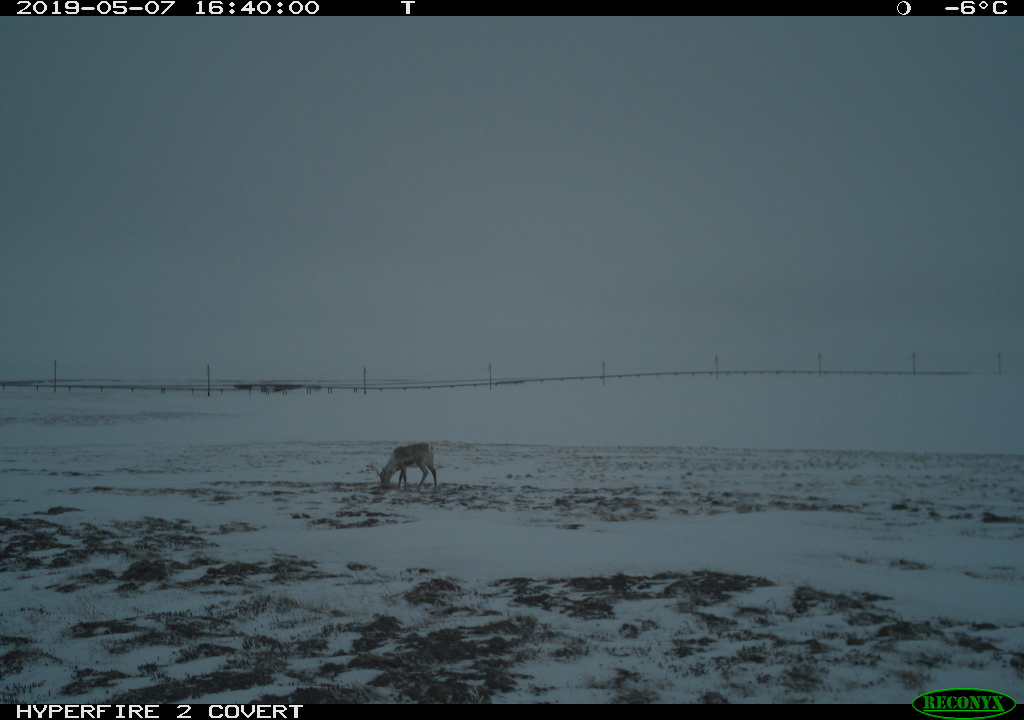
#> input picture img_DS/prudhoe15_DS/raw/2019/100RECNX/RCNX0541.JPG, 2048 x 1440 px (shown at 1/2 size); its folder holds only this picture in this run
$ python move.py
#> lines starting #> are read from the running program, lines starting #| are printed output that depends on the picture
from shutil import copy2
from PIL import Image
from pathlib import Path
import os

dst = '/home/richardso21/scratch/20-21_BGSUB/prudhoe15_DS_dst_half'

os.makedirs(dst, exist_ok=True)
os.makedirs(os.path.join(dst, 'label'), exist_ok=True)
os.makedirs(os.path.join(dst, 'raw'), exist_ok=True)

fns = Path().rglob('*.*G')
for i in fns:

    img = Image.open(i)
#> img is the input picture: PIL image 2048x1440 RGB; mean R, G, B 72.7, 89.3, 95.9
    img = img.resize((img.width // 2, img.height // 2))
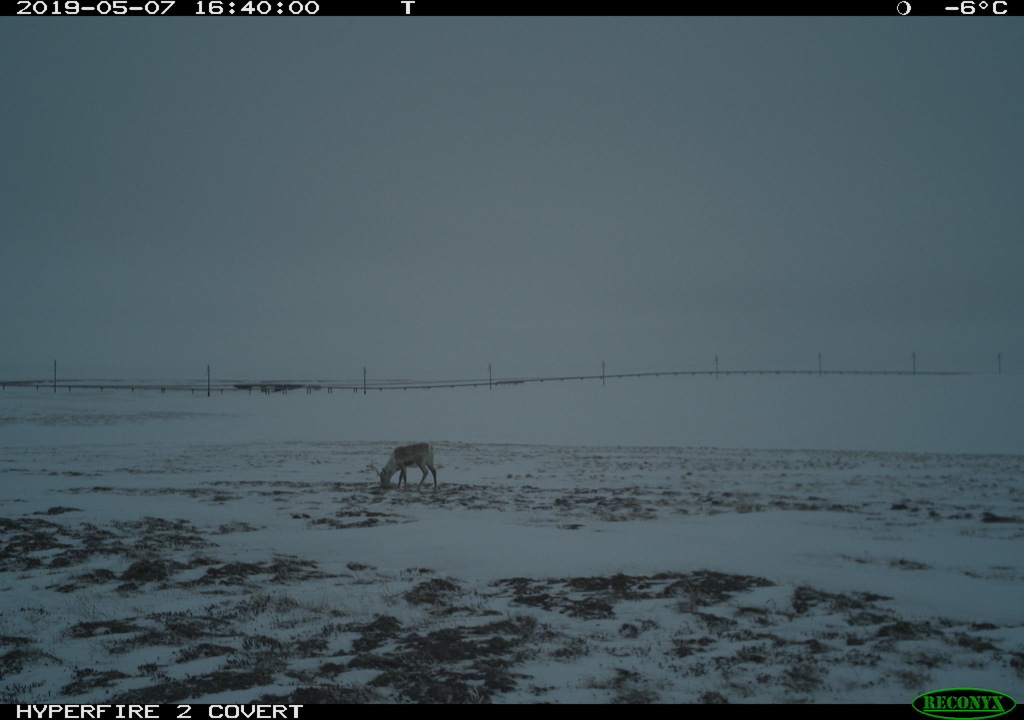
#> img: PIL image 1024x720 RGB; mean R, G, B 72.7, 89.3, 95.9

    new_fn = str(i).replace('/','_')
    typ = 'label' if (new_fn[-3:] == 'PNG') else 'raw'

    img.save(os.path.join(dst, typ, new_fn))
    # copy2(i, os.path.join(dst, typ, new_fn))
    print(i)
#> pass 2 of the loop `for i in fns:`:
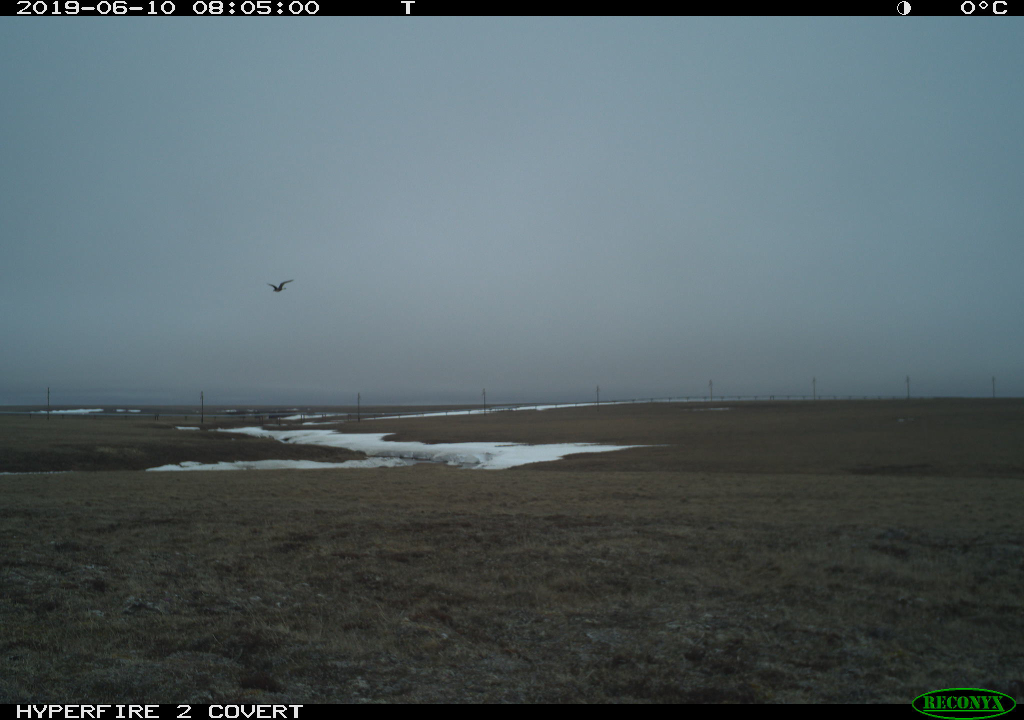
#> input picture img_DS/prudhoe15_DS/raw/2019/101RECNX/RCNX0264.JPG, 2048 x 1440 px (shown at 1/2 size)
#> img is the input picture: PIL image 2048x1440 RGB; mean R, G, B 84, 97.1, 100.8
#> `img = img.resize((img.width // 2, img.height // 2))`:
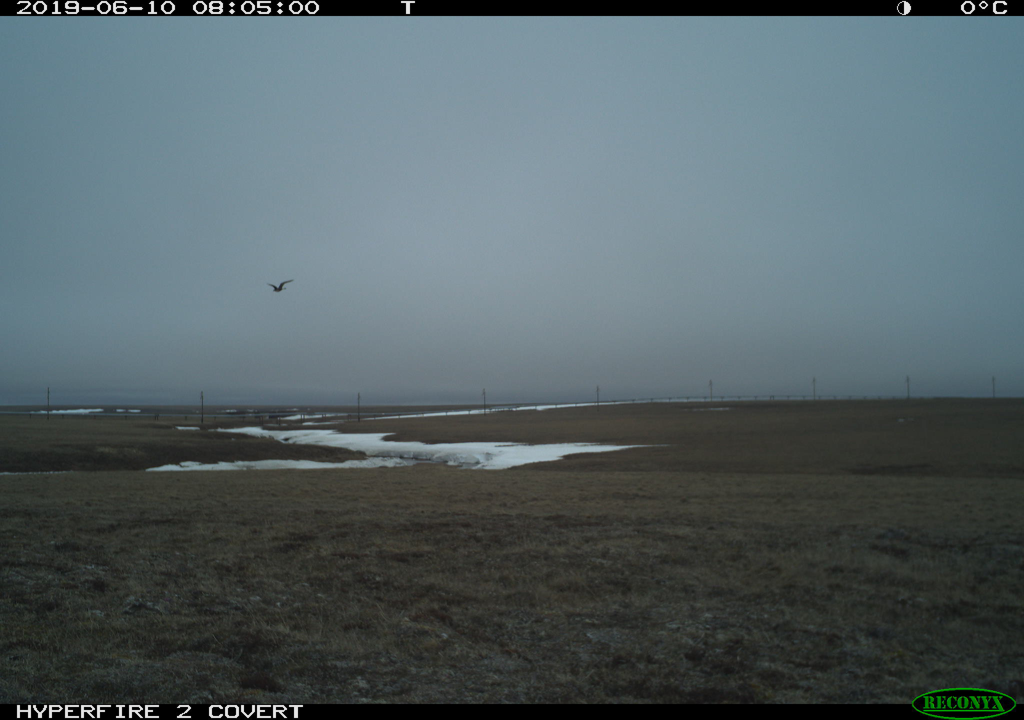
#> img: PIL image 1024x720 RGB; mean R, G, B 84, 97.1, 100.8
    # break
